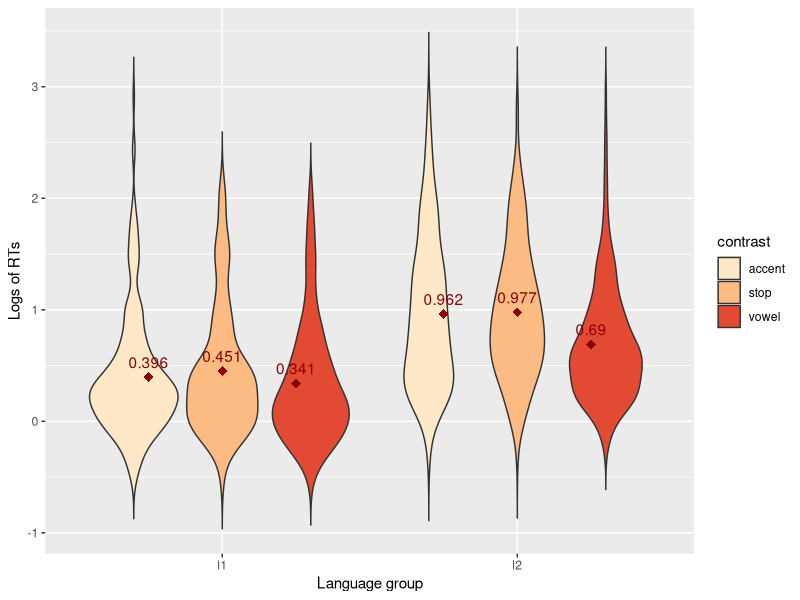
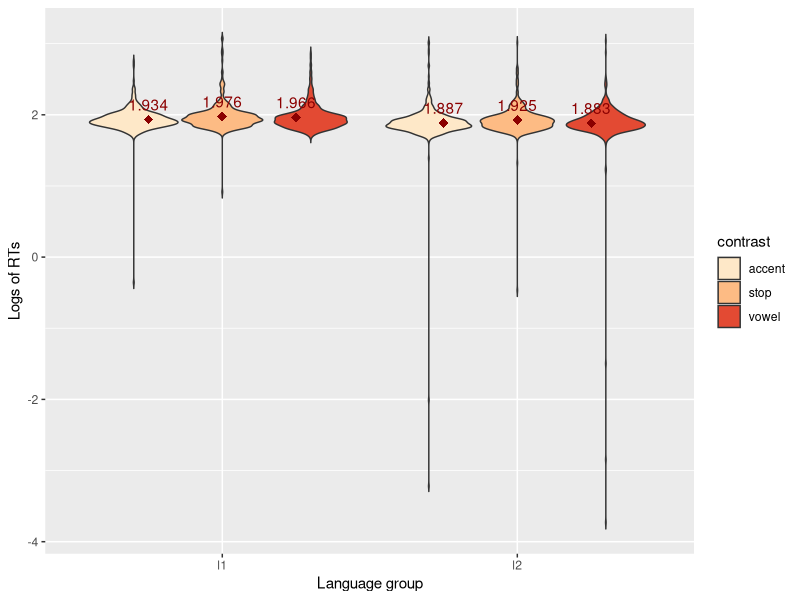
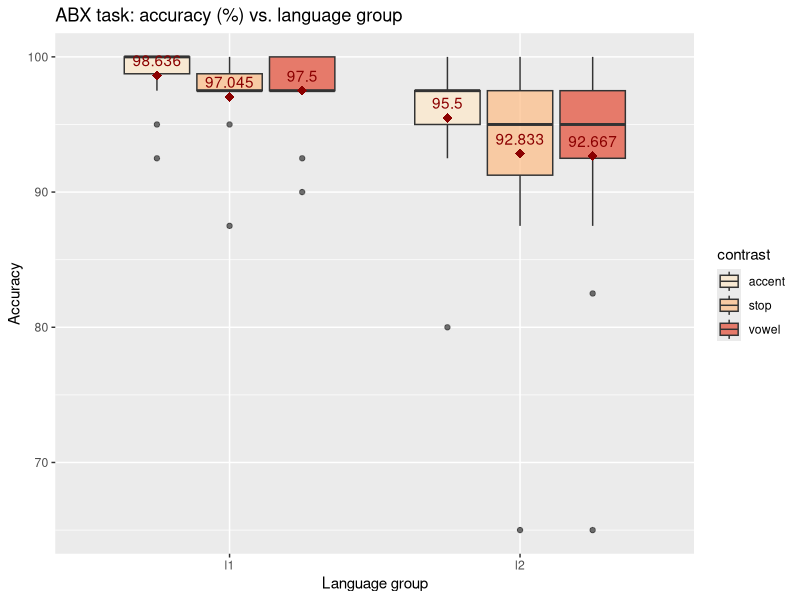
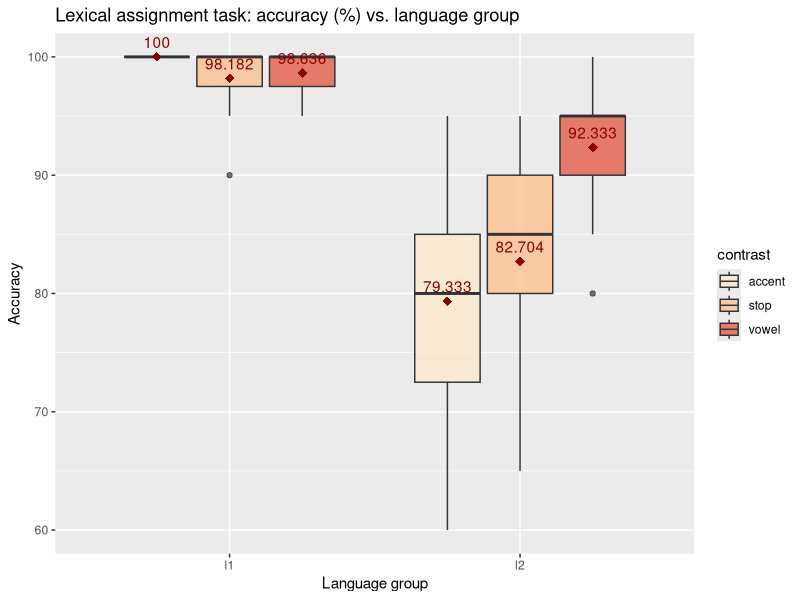

These charts were generated, in order, by the following R code:
## ---- chunk 1
knitr::opts_chunk$set(echo = TRUE)
#sent your work directory here
#setwd("")

library(lme4)
library(ggplot2)
library(afex)
#library(lsmeans)
library(emmeans)


knitr::opts_chunk$set(echo = TRUE)
knitr::opts_knit$set(root.dir="/Users/marcofonseca/Library/Mobile Documents/com~apple~CloudDocs/Phonetica/analysis")
## ---- chunk 2

d= read.csv('matrix.csv', header=T)
str(d)
d$answer = as.factor(d$answer)
d$item = as.factor(d$item)

#separating online and in person. 
first = subset(d, experimentType != "online")
second = subset(d, experimentType == "online")

#separating into abx, lex, L2.
abx = subset(second, expName=="abx")
lex = subset(second, expName=="lex")
l2 = subset(second, language="l2")

## ---- chunk 3

st_dev = sd(abx$rt)
avg = mean(abx$rt)
upper_bound = avg + 2*st_dev 
lower_bound = avg - 2*st_dev
abx_trimmed = subset(abx, answer == "1")
abx_trimmed = subset(abx_trimmed, abx_trimmed$rt < upper_bound)

#checking random effects
#reg_abx = lmer(rt~language*contrast  + (language*contrast|participant) + (language*contrast|item),  data=abx_trimmed)# did not converge
#reg_abx = lmer(rt~language*contrast  + (language+contrast|participant) + (language*contrast|item),  data=abx_trimmed)
#reg_abx = lmer(rt~language*contrast  + (language+contrast|participant) + (language+contrast|item),  data=abx_trimmed)
reg_abx = lmer(rt~language*contrast  + (1|participant) + (1|item),  data=abx_trimmed)

mixed(reg_abx, abx_trimmed)

emm_options(lmerTest.limit = 4560)
emm_options(disable.pbkrtest = 4560)
emmeans(reg_abx, list(pairwise~contrast))

## ---- chunk 4


lex_trimmed = subset(lex, answer == "1")
lex_trimmed = subset(lex, lex_trimmed$rt < upper_bound)
lex_trimmed = subset(lex, lex$rt < upper_bound)


#reg_lex = lmer(rt~language*contrast + (language*contrast|participant) + (language*contrast|item),  data=lex_trimmed)

#reg_lex = lmer(rt~language*contrast + (language*contrast|participant) + (language*contrast|item),  data=lex_trimmed)

#reg_lex = lmer(rt~language*contrast + (language+contrast|participant) + (language+contrast|item),  data=lex_trimmed)

#reg_lex = lmer(rt~language*contrast + (language|participant) + (language+contrast|item),  data=lex_trimmed)

#reg_lex = lmer(rt~language*contrast + (language|participant) + (language+contrast|item),  data=lex_trimmed)

#reg_lex = lmer(rt~language*contrast + (language|participant) + (language|item),  data=lex_trimmed)

#reg_lex = lmer(rt~language*contrast + (1|participant) + (language|item),  data=lex_trimmed)

reg_lex = lmer(rt~language*contrast + (1|participant) + (1|item),  data=lex_trimmed) # converged

mixed(reg_lex, lex_trimmed)
emmeans(reg_lex, pairwise~language*contrast)

## ---- chunk 5


#log_reg_abx = glmer(answer~language*contrast + (language*contrast|participant) + (language*contrast|item),  data=abx, family=binomial) 
#log_reg_abx = glmer(answer~language*contrast + (language+contrast|participant) + (language*contrast|item),  data=abx, family=binomial) 
#log_reg_abx = glmer(answer~language*contrast + (language|participant) + (language+contrast|item),  data=abx, family=binomial) 
#log_reg_abx = glmer(answer~language*contrast + (language|participant) + (language|item),  data=abx, family=binomial) 

log_reg_abx = glmer(answer~language*contrast + (1|participant) + (1|item),  data=abx, family=binomial) 

mixed(log_reg_abx,  abx, method="LRT", family=binomial)
emmeans(log_reg_abx, pairwise~language*contrast)
## ---- chunk 6

#log_reg_lex = glmer(answer~language*contrast + (language|participant) + (language|item),  data=lex, family=binomial) 
log_reg_lex = glmer(answer~language*contrast + (1|participant) + (1|item),  data=lex, family=binomial) 
mixed(log_reg_lex,  lex, method="LRT", family=binomial)
emmeans(log_reg_lex, list(pairwise~language*contrast))
## ---- chunk 7
l2_first = subset(first, language == "l2")
l2_first_abx = subset(l2_first, expName == "abx")
l2_first_lex = subset(l2_first, expName == "lex")


l2_first_abx_r = subset(l2_first_abx, answer == "1")
avg = mean(l2_first_abx_r$rt)
stdvar = sd(l2_first_abx_r$rt)
upper_bound_pilot = avg + 2*stdvar
lower_bound_pilot = avg - 2*stdvar
l2_first_abx_r = subset(l2_first_abx_r, rt < upper_bound_pilot)
nrow(l2_first_abx_r)

l2_first_abx_a_r = subset(l2_first_abx_r, contrast == "a")
mean(l2_first_abx_a_r$rt)
sd(l2_first_abx_a_r$rt)
l2_first_abx_s_r = subset(l2_first_abx_r, contrast == "s")
mean(l2_first_abx_s_r$rt)
sd(l2_first_abx_s_r$rt)
l2_first_abx_v_r = subset(l2_first_abx_r, contrast == "v")
mean(l2_first_abx_v_r$rt)
sd(l2_first_abx_v_r$rt)

l2_first_lex_r = subset(l2_first_lex, answer == "1")
avg = mean(l2_first_lex_r$rt)
stdvar = sd(l2_first_lex_r$rt)
upper_bound_pilot = avg + 2*stdvar
lower_bound_pilot = avg - 2*stdvar
l2_first_lex_r = subset(l2_first_lex_r, rt < upper_bound_pilot)
nrow(l2_first_lex_r)

l2_first_lex_a_r = subset(l2_first_lex_r, contrast == "a")
mean(l2_first_lex_a_r$rt)
sd(l2_first_lex_a_r$rt)
l2_first_lex_s_r = subset(l2_first_lex_r, contrast == "s")
mean(l2_first_lex_s_r$rt)
sd(l2_first_lex_s_r$rt)
l2_first_lex_v_r = subset(l2_first_lex_r, contrast == "v")
mean(l2_first_lex_v_r$rt)
sd(l2_first_lex_v_r$rt)



l2_first_lex_a_r = subset(l2_first_lex_r, contrast == "a")
l2_first_lex_s_r = subset(l2_first_lex_r, contrast == "s")
l2_first_lex_v_r = subset(l2_first_lex_r, contrast == "v")


l2_first_abx_a = subset(l2_first_abx, contrast == "a")
l2_first_abx_s = subset(l2_first_abx, contrast == "s")
l2_first_abx_v = subset(l2_first_abx, contrast == "v")

l2_first_lex = subset(l2_first, expName != "abx")
l2_first_lex_a = subset(l2_first_lex, contrast == "a")
l2_first_lex_s = subset(l2_first_lex, contrast == "s")
l2_first_lex_v = subset(l2_first_lex, contrast == "v")


n_first = subset(first, language != "l2")
n_first_abx = subset(n_first, expName == "abx")
n_first_abx_a = subset(n_first_abx, contrast == "a")
n_first_abx_s = subset(n_first_abx, contrast == "s")
n_first_abx_v = subset(n_first_abx, contrast == "v")


n_first_abx_r = subset(n_first_abx, answer == "1")
avg = mean(n_first_abx_r$rt)
stdvar = sd(n_first_abx_r$rt)
upper_bound_pilot = avg + 2*stdvar
lower_bound_pilot = avg - 2*stdvar
n_first_abx_r = subset(n_first_abx_r, rt < upper_bound_pilot)
n_first_abx_r = subset(n_first_abx_r, rt > lower_bound_pilot)
nrow(n_first_abx_r)


n_first_abx_a_r = subset(n_first_abx_r, contrast == "a")
mean(n_first_abx_a_r$rt)
sd(n_first_abx_a_r$rt)
n_first_abx_s_r = subset(n_first_abx_r, contrast == "s")
mean(n_first_abx_s_r$rt)
sd(n_first_abx_s_r$rt)
n_first_abx_v_r = subset(n_first_abx_r, contrast == "v")
mean(n_first_abx_v_r$rt)
sd(n_first_abx_v_r$rt)



n_first_lex = subset(n_first, expName != "abx")
n_first_lex_r = subset(n_first_lex, answer == "1")
n_first_lex_a = subset(n_first_lex, contrast == "a")
n_first_lex_s = subset(n_first_lex, contrast == "s")
n_first_lex_v = subset(n_first_lex, contrast == "v")


n_first_lex_r = subset(n_first_lex, answer == "1")
avg = mean(n_first_lex_r$rt)
stdvar = sd(n_first_lex_r$rt)
upper_bound_pilot = avg + 2*stdvar
lower_bound_pilot = avg - 2*stdvar
n_first_lex_r = subset(n_first_lex_r, rt < upper_bound_pilot)
n_first_lex_r = subset(n_first_lex_r, rt > lower_bound_pilot)
nrow(n_first_lex_r)


n_first_lex_a_r = subset(n_first_lex_r, contrast == "a")
mean(n_first_lex_a_r$rt)
sd(n_first_lex_a_r$rt)
n_first_lex_s_r = subset(n_first_lex_r, contrast == "s")
mean(n_first_lex_s_r$rt)
sd(n_first_lex_s_r$rt)
n_first_lex_v_r = subset(n_first_lex_r, contrast == "v")
mean(n_first_lex_v_r$rt)
sd(n_first_lex_v_r$rt)



perc_correct_l2 = (sum(as.numeric(l2_first$answer)-1)/nrow(l2_first))*100
perc_correct_l2 

perc_correct_l2_abx = (sum(as.numeric(l2_first_abx$answer)-1)/nrow(l2_first_abx))*100
perc_correct_l2_abx

perc_correct_l2_abx_a = (sum(as.numeric(l2_first_abx_a$answer)-1)/nrow(l2_first_abx_a))*100
perc_correct_l2_abx_a

perc_correct_l2_abx_s = (sum(as.numeric(l2_first_abx_s$answer)-1)/nrow(l2_first_abx_s))*100
perc_correct_l2_abx_s

perc_correct_l2_abx_v = (sum(as.numeric(l2_first_abx_v$answer)-1)/nrow(l2_first_abx_v))*100
perc_correct_l2_abx_v

perc_correct_l2_lex = (sum(as.numeric(l2_first_lex$answer)-1)/nrow(l2_first_lex))*100
perc_correct_l2_lex

perc_correct_l2_lex_a = (sum(as.numeric(l2_first_lex_a$answer)-1)/nrow(l2_first_lex_a))*100
perc_correct_l2_lex_a

perc_correct_l2_lex_s = (sum(as.numeric(l2_first_lex_s$answer)-1)/nrow(l2_first_lex_s))*100
perc_correct_l2_lex_s

perc_correct_l2_lex_v = (sum(as.numeric(l2_first_lex_v$answer)-1)/nrow(l2_first_lex_v))*100
perc_correct_l2_lex_v


perc_correct_n = (sum(as.numeric(n_first$answer)-1)/nrow(n_first))*100
perc_correct_n

perc_correct_n_abx = (sum(as.numeric(n_first_abx$answer)-1)/nrow(n_first_abx))*100
perc_correct_n_abx

perc_correct_n_abx_a = (sum(as.numeric(n_first_abx_a$answer)-1)/nrow(n_first_abx_a))*100
perc_correct_n_abx_a

perc_correct_n_abx_s = (sum(as.numeric(n_first_abx_s$answer)-1)/nrow(n_first_abx_s))*100
perc_correct_n_abx_s

perc_correct_n_abx_v = (sum(as.numeric(n_first_abx_v$answer)-1)/nrow(n_first_abx_v))*100
perc_correct_n_abx_v

perc_correct_n_lex = (sum(as.numeric(n_first_lex$answer)-1)/nrow(n_first_lex))*100
perc_correct_n_lex

perc_correct_n_lex_a = (sum(as.numeric(n_first_lex_a$answer)-1)/nrow(n_first_lex_a))*100
perc_correct_n_lex_a

perc_correct_n_lex_s = (sum(as.numeric(n_first_lex_s$answer)-1)/nrow(n_first_lex_s))*100
perc_correct_n_lex_s

perc_correct_n_lex_v = (sum(as.numeric(n_first_lex_v$answer)-1)/nrow(n_first_lex_v))*100
perc_correct_n_lex_v

## ---- chunk 8
d= read.csv('matrix.csv', header=T)
str(d)
d$answer = as.factor(d$answer)
d$item = as.factor(d$item)
d$contrast_location = as.factor(d$contrast_location)
d$moras = as.factor(d$moras)
d$prof = as.factor(d$prof)


#separating into in person and online. 
second = subset(d, experimentType == "online")

#separating into abx, lex, L2 for online. 
abx = subset(second, expName=="abx")
lex = subset(second, expName=="lex")
l2 = subset(second, language=="l2")
abx_l2 = subset(l2, expName=="abx")
lex_l2 = subset(l2, expName=="lex")


#trimming it 
abx_trimmed = subset(abx, answer == "1")
abx_trimmed = subset(abx_trimmed, abx_trimmed$rt < upper_bound)
abx_trimmed_l2 = subset(abx_trimmed, language == "l2")



lex_trimmed = subset(lex, answer == "1")
lex_trimmed = subset(lex, lex_trimmed$rt < upper_bound)
lex_trimmed = subset(lex, lex$rt < upper_bound)
lex_trimmed_l2 = subset(lex_trimmed, language == "l2")


#subsetting contrast type
#vowel contrast of the abx 
abx_v = subset(abx_trimmed, contrast=="v")
abx_v_l2 = subset(abx_trimmed_l2, contrast=="v")

#accent contrast of the abx 
abx_a = subset(abx_trimmed, contrast=="a")
abx_a_l2 = subset(abx_trimmed_l2, contrast=="a")

#stop contrast for the abx 
abx_s = subset(abx_trimmed, contrast=="s")
abx_s_l2 = subset(abx_trimmed_l2, contrast=="s")

#vowel contrast of the lex 
lex_v = subset(lex_trimmed, contrast=="v")
#accent contrast of the lex 
lex_a = subset(lex_trimmed, contrast=="a")
#stop contrast of the lex 
lex_s = subset(lex_trimmed, contrast=="s")
## ---- chunk 9

#vowel contrast
reg_abx_v = lmer(rt~language+contrast_location+moras+ (1|participant) + (1|item),  data=abx_v)
#mixed(reg_abx_v, abx_v) #does not work

#reaction times depending on the mora and contrast_location for the accent contrast of the abx 
abx_a = abx_a[!grepl("kaERU", abx_a$word),]
abx_a = abx_a[!grepl("KAeru", abx_a$word),]
abx_a = abx_a[!grepl("KUrasu", abx_a$word),]
abx_a = abx_a[!grepl("kuRASU", abx_a$word),]
reg_abx_a = lmer(rt~language+contrast_location+moras +  (1|participant) + (1|item),  data=abx_a) 
mixed(reg_abx_a, abx_a)

#reaction times depending on the mora and contrast_location for the stop contrast of the abx 
reg_abx_s = lmer(rt~language+  moras +  (1|participant) + (1|item),  data=abx_s) 
mixed(reg_abx_s, abx_s)
## ---- chunk 10
#acc depending on the mora and contrast_location for the vowel contrast of the lex 
log_reg_lex_v =  glmer(answer~language+contrast_location+moras  + (1|participant) + (1|item),  data=lex_v, family=binomial) 
mixed(log_reg_lex_v,  lex_v, method="LRT", family=binomial)

#acc depending on the mora and contrast_location for the accent contrast of the lex 
lex_a = lex_a[!grepl("kaERU", lex_a$word),]
lex_a = lex_a[!grepl("Kaeru", lex_a$word),]
lex_a = lex_a[!grepl("KUrasu", lex_a$word),]
lex_a = lex_a[!grepl("kuRASU", lex_a$word),]
log_reg_lex_a =  glmer(answer~contrast_location  + (1|participant) +(1|item),  data=lex_a, family=binomial) 
mixed(log_reg_lex_a,  lex_a, method="LRT", family=binomial)


#acc depending on the mora and contrast_location for the stop contrast of the lex 
log_reg_lex_s =  glmer(answer~language+moras  + (1|participant) + (1|item),  data=lex_s, family=binomial) 
mixed(log_reg_lex_s,  lex_s, method="LRT", family=binomial)

#profficiency 
log_reg_lex =  glmer(answer~prof + (1|item) + (1|participant),  data=lex_l2, family=binomial) 
mixed(log_reg_lex,  lex_trimmed_l2, method="LRT", family=binomial)

reg_lex = lmer(rt~prof + (1|item) + (1|participant),  data=lex_trimmed_l2) 
mixed(reg_lex,  lex_trimmed_l2)


reg_abx= lmer(rt~prof+ (1|participant) + (1|item),  data=abx_trimmed_l2) 
mixed(reg_abx, abx_trimmed_l2)
emmeans(reg_abx, list(pairwise~prof))

log_reg_abx =  glmer(answer~prof + (1|item) + (1|participant),  data=abx_l2, family=binomial) 
mixed(log_reg_abx,  abx_l2, method="LRT", family=binomial)


## ---- chunk 11

abx_trimmed$contrast <- as.character(abx_trimmed$contrast)
abx_trimmed$contrast[abx_trimmed$contrast == "a"] <- "accent"
abx_trimmed$contrast[abx_trimmed$contrast == "v"] <- "vowel"
abx_trimmed$contrast[abx_trimmed$contrast == "s"] <- "stop"


lex_trimmed$contrast <- as.character(lex_trimmed$contrast)
lex_trimmed$contrast[lex_trimmed$contrast == "a"] <- "accent"
lex_trimmed$contrast[lex_trimmed$contrast == "v"] <- "vowel"
lex_trimmed$contrast[lex_trimmed$contrast == "s"] <- "stop"



ggplot(data=lex_trimmed, aes(x=language, y=log(rt), fill=contrast)) + geom_violin(trim=FALSE) +
stat_summary(fun.y=mean, colour="darkred", geom="point", 
                   shape=18, size=3,show.legend = FALSE, position = position_dodge(width = .75))+
scale_fill_brewer(palette="OrRd")+
labs(y="Logs of RTs",x="Language group")+
  stat_summary(fun.y=mean, colour="darkred", geom="text", 
               vjust=-0.75, aes( label=round(..y.., digits=3)),
               position = position_dodge(width = .75))


ggplot(data=abx_trimmed, aes(x=language, y=log(rt), fill=contrast)) + geom_violin(trim=FALSE) +
stat_summary(fun.y=mean, colour="darkred", geom="point", 
                   shape=18, size=3,show.legend = FALSE, position = position_dodge(width = .75))+
scale_fill_brewer(palette="OrRd")+
labs(y="Logs of RTs",x="Language group")+
  stat_summary(fun.y=mean, colour="darkred", geom="text", 
               vjust=-0.75, aes( label=round(..y.., digits=3)),
               position = position_dodge(width = .75))

d= read.csv('matrix.csv', header=T)
d$contrast <- as.character(d$contrast)
d$contrast[d$contrast == "a"] <- "accent"
d$contrast[d$contrast == "v"] <- "vowel"
d$contrast[d$contrast == "s"] <- "stop"
first = subset(d, experimentType == "online")

abx = subset(first, expName=="abx")
lex = subset(first, expName=="lex")

abx_plot = aggregate(answer~language+contrast+participant,data=abx,FUN=mean)
abx_plot$answer = abx_plot$answer*100

lex_plot = aggregate(answer~language+contrast+participant,data=lex,FUN=mean)
lex_plot$answer = lex_plot$answer*100

#graph for the abx

ggplot(data=abx_plot, aes(y = answer, x = language, fill = contrast)) + geom_boxplot(alpha=0.7) +
stat_summary(fun.y=mean, colour="darkred", geom="point", 
                   shape=18, size=3,show.legend = FALSE, position = position_dodge(width = .75))+
scale_fill_brewer(palette="OrRd")+
labs(y="Accuracy",x="Language group")+
stat_summary(fun.y=mean, colour="darkred", geom="text", 
               vjust=-0.75, aes( label=round(..y.., digits=3)),
               position = position_dodge(width = .75))+ 
  ggtitle("ABX task: accuracy (%) vs. language group")


#graph for the lex
ggplot(data=lex_plot, aes(y = answer, x = language, fill = contrast)) + geom_boxplot(alpha=0.7) +
stat_summary(fun.y=mean, colour="darkred", geom="point", 
                   shape=18, size=3,show.legend = FALSE, position = position_dodge(width = .75))+
scale_fill_brewer(palette="OrRd")+
labs(y="Accuracy",x="Language group")+
stat_summary(fun.y=mean, colour="darkred", geom="text", 
               vjust=-0.75, aes( label=round(..y.., digits=3)),
               position = position_dodge(width = .75))+
    ggtitle("Lexical assignment task: accuracy (%) vs. language group")
               
               
